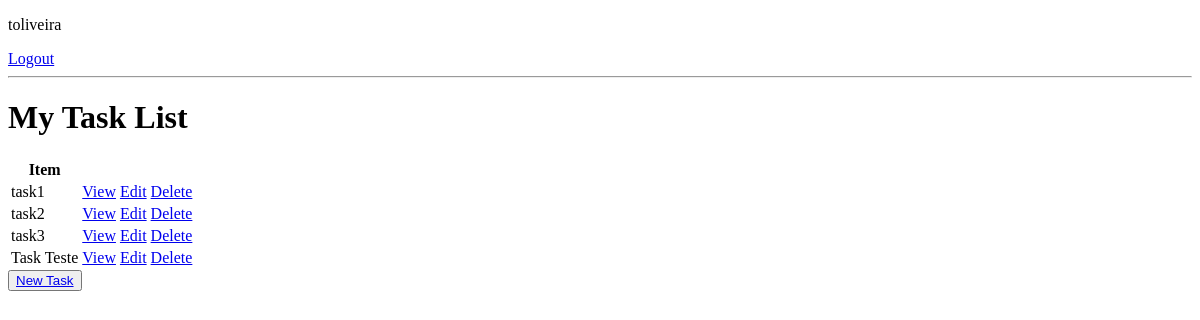
Page / (signed in) on the earlier database version.
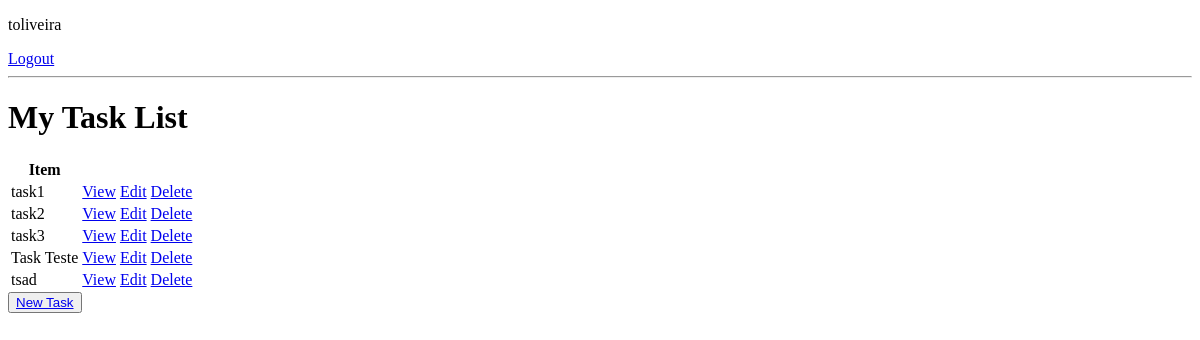
Same page on the later database version.
### main/models.py (models this page shows, shortened)
class Task(models.Model):
    user = models.ForeignKey(User, on_delete=models.CASCADE, null=True, blank=True)
    title = models.CharField(max_length=100, null=True, blank=True)
    description = models.TextField(null=True, blank=True)
    complete = models.BooleanField(default=False)
    created = models.DateTimeField(auto_now_add=True)
    class Meta:
        ordering = ["complete","created"]

### main/views.py (the view)
# urls.py: path('', taskList.as_view(), name='tasks'),
class taskList(LoginRequiredMixin, ListView):
    model = Task
    context_object_name = 'tasks'
    def get_context_data(self, **kwargs):
        context = super().get_context_data(**kwargs)
        context['tasks'] = context['tasks'].filter(user = self.request.user)
        context['count'] = context['tasks'].filter(complete = False).count()
        return context

### main/templates/main/task_list.html (shortened to what this page needs)
{% extends 'main/base.html' %}
{% block content %}
{% if request.user.is_authenticated %}
    <p>{{request.user}}</p>
    <a href="{% url 'logout' %}">Logout</a>
{% else %}
    <a href="{% url 'login' %}">Login</a>
    {% endif %}
<hr>
<h1>My Task List</h1>
<table>
    <tr>
        <th>Item</th>
        <th></th>
        <th></th>
    </tr>
    {% for task in tasks %}
    <tr>
        <td>{{task.title}}</td>
        <td><a href="{% url 'tasks' task.id %}">View</a></td>
        <td><a href="{% url 'task-update' task.id %}">Edit</a></td>
        <td><a href="{% url 'task-delete' task.id %}">Delete</a></td>
    </tr>
    {% empty %}
        <h3>No Items on the list</h3>
    {% endfor %}
</table>
<button><a href="{% url 'task-create' %}">New Task</a></button>
{% endblock %}

### main/templates/main/base.html (shortened to what this page needs)
<!DOCTYPE html>
<html lang="en">
<head>
</head>
<body>
    {% block content %}{% endblock %}
</body>
</html>

Differences in the rows shown:
added Task: title "tsad"
